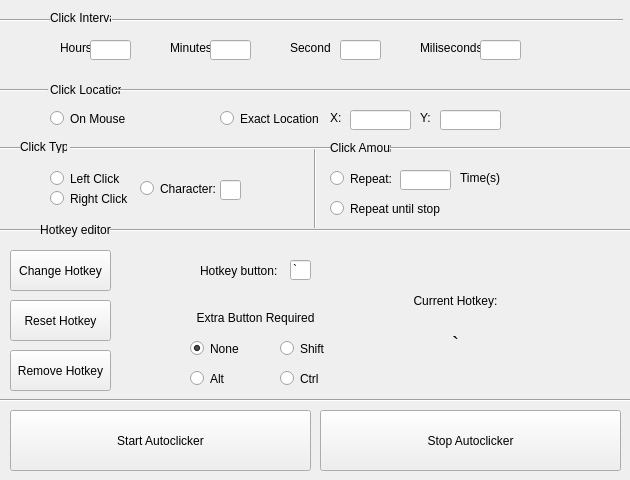
<?xml version="1.0" encoding="UTF-8"?>
<ui version="4.0">
 <class>MainWindow</class>
 <widget class="QMainWindow" name="MainWindow">
  <property name="geometry">
   <rect>
    <x>0</x>
    <y>0</y>
    <width>630</width>
    <height>480</height>
   </rect>
  </property>
  <property name="windowTitle">
   <string>MainWindow</string>
  </property>
  <widget class="QWidget" name="centralwidget">
   <widget class="Line" name="line">
    <property name="geometry">
     <rect>
      <x>0</x>
      <y>390</y>
      <width>651</width>
      <height>20</height>
     </rect>
    </property>
    <property name="orientation">
     <enum>Qt::Horizontal</enum>
    </property>
   </widget>
   <widget class="QPushButton" name="startKey">
    <property name="geometry">
     <rect>
      <x>10</x>
      <y>410</y>
      <width>301</width>
      <height>61</height>
     </rect>
    </property>
    <property name="text">
     <string>Start Autoclicker</string>
    </property>
   </widget>
   <widget class="QPushButton" name="stopKey">
    <property name="geometry">
     <rect>
      <x>320</x>
      <y>410</y>
      <width>301</width>
      <height>61</height>
     </rect>
    </property>
    <property name="text">
     <string>Stop Autoclicker</string>
    </property>
   </widget>
   <widget class="QLineEdit" name="hotkeyEnter">
    <property name="geometry">
     <rect>
      <x>290</x>
      <y>260</y>
      <width>21</width>
      <height>20</height>
     </rect>
    </property>
    <property name="text">
     <string>`</string>
    </property>
    <property name="maxLength">
     <number>1</number>
    </property>
   </widget>
   <widget class="Line" name="line_2">
    <property name="geometry">
     <rect>
      <x>110</x>
      <y>220</y>
      <width>531</width>
      <height>20</height>
     </rect>
    </property>
    <property name="orientation">
     <enum>Qt::Horizontal</enum>
    </property>
   </widget>
   <widget class="QLabel" name="menuLabel">
    <property name="geometry">
     <rect>
      <x>40</x>
      <y>220</y>
      <width>71</width>
      <height>20</height>
     </rect>
    </property>
    <property name="text">
     <string>Hotkey editor</string>
    </property>
    <property name="alignment">
     <set>Qt::AlignCenter</set>
    </property>
   </widget>
   <widget class="Line" name="line_3">
    <property name="geometry">
     <rect>
      <x>-10</x>
      <y>220</y>
      <width>51</width>
      <height>20</height>
     </rect>
    </property>
    <property name="orientation">
     <enum>Qt::Horizontal</enum>
    </property>
   </widget>
   <widget class="QPushButton" name="hotkeyChange">
    <property name="geometry">
     <rect>
      <x>10</x>
      <y>250</y>
      <width>101</width>
      <height>41</height>
     </rect>
    </property>
    <property name="text">
     <string>Change Hotkey</string>
    </property>
   </widget>
   <widget class="QPushButton" name="hotkeyReset">
    <property name="geometry">
     <rect>
      <x>10</x>
      <y>300</y>
      <width>101</width>
      <height>41</height>
     </rect>
    </property>
    <property name="text">
     <string>Reset Hotkey</string>
    </property>
   </widget>
   <widget class="QRadioButton" name="hotkeyShift">
    <property name="geometry">
     <rect>
      <x>280</x>
      <y>340</y>
      <width>82</width>
      <height>17</height>
     </rect>
    </property>
    <property name="text">
     <string>Shift</string>
    </property>
   </widget>
   <widget class="QRadioButton" name="hotkeyAlt">
    <property name="geometry">
     <rect>
      <x>190</x>
      <y>370</y>
      <width>82</width>
      <height>17</height>
     </rect>
    </property>
    <property name="text">
     <string>Alt</string>
    </property>
   </widget>
   <widget class="QRadioButton" name="hotkeyCtrl">
    <property name="geometry">
     <rect>
      <x>280</x>
      <y>370</y>
      <width>82</width>
      <height>17</height>
     </rect>
    </property>
    <property name="text">
     <string>Ctrl</string>
    </property>
   </widget>
   <widget class="QRadioButton" name="hotkeyNone">
    <property name="geometry">
     <rect>
      <x>190</x>
      <y>340</y>
      <width>82</width>
      <height>17</height>
     </rect>
    </property>
    <property name="text">
     <string>None</string>
    </property>
    <property name="checked">
     <bool>true</bool>
    </property>
   </widget>
   <widget class="QPushButton" name="hotkeyRemove">
    <property name="geometry">
     <rect>
      <x>10</x>
      <y>350</y>
      <width>101</width>
      <height>41</height>
     </rect>
    </property>
    <property name="text">
     <string>Remove Hotkey</string>
    </property>
   </widget>
   <widget class="QLabel" name="menuLabel2">
    <property name="geometry">
     <rect>
      <x>190</x>
      <y>310</y>
      <width>131</width>
      <height>16</height>
     </rect>
    </property>
    <property name="text">
     <string>Extra Button Required</string>
    </property>
    <property name="alignment">
     <set>Qt::AlignCenter</set>
    </property>
   </widget>
   <widget class="QLabel" name="menuLabel1">
    <property name="geometry">
     <rect>
      <x>200</x>
      <y>260</y>
      <width>81</width>
      <height>21</height>
     </rect>
    </property>
    <property name="text">
     <string>Hotkey button:</string>
    </property>
   </widget>
   <widget class="QLabel" name="menuLabel3">
    <property name="geometry">
     <rect>
      <x>400</x>
      <y>280</y>
      <width>111</width>
      <height>41</height>
     </rect>
    </property>
    <property name="text">
     <string>Current Hotkey:</string>
    </property>
    <property name="alignment">
     <set>Qt::AlignCenter</set>
    </property>
   </widget>
   <widget class="QLabel" name="hotkeyDisplay">
    <property name="geometry">
     <rect>
      <x>400</x>
      <y>333</y>
      <width>111</width>
      <height>20</height>
     </rect>
    </property>
    <property name="font">
     <font>
      <pointsize>16</pointsize>
     </font>
    </property>
    <property name="text">
     <string>`</string>
    </property>
    <property name="alignment">
     <set>Qt::AlignCenter</set>
    </property>
   </widget>
   <widget class="QLabel" name="menuLabel4">
    <property name="geometry">
     <rect>
      <x>20</x>
      <y>140</y>
      <width>47</width>
      <height>13</height>
     </rect>
    </property>
    <property name="text">
     <string>Click Type</string>
    </property>
   </widget>
   <widget class="Line" name="line_5">
    <property name="geometry">
     <rect>
      <x>300</x>
      <y>147</y>
      <width>31</width>
      <height>81</height>
     </rect>
    </property>
    <property name="orientation">
     <enum>Qt::Vertical</enum>
    </property>
   </widget>
   <widget class="Line" name="line_4">
    <property name="geometry">
     <rect>
      <x>70</x>
      <y>140</y>
      <width>261</width>
      <height>16</height>
     </rect>
    </property>
    <property name="orientation">
     <enum>Qt::Horizontal</enum>
    </property>
   </widget>
   <widget class="QLabel" name="label">
    <property name="geometry">
     <rect>
      <x>330</x>
      <y>140</y>
      <width>61</width>
      <height>16</height>
     </rect>
    </property>
    <property name="text">
     <string>Click Amount</string>
    </property>
   </widget>
   <widget class="Line" name="line_6">
    <property name="geometry">
     <rect>
      <x>390</x>
      <y>140</y>
      <width>241</width>
      <height>16</height>
     </rect>
    </property>
    <property name="orientation">
     <enum>Qt::Horizontal</enum>
    </property>
   </widget>
   <widget class="Line" name="line_7">
    <property name="geometry">
     <rect>
      <x>0</x>
      <y>140</y>
      <width>20</width>
      <height>16</height>
     </rect>
    </property>
    <property name="orientation">
     <enum>Qt::Horizontal</enum>
    </property>
   </widget>
   <widget class="QRadioButton" name="mouseLeft">
    <property name="geometry">
     <rect>
      <x>50</x>
      <y>170</y>
      <width>82</width>
      <height>17</height>
     </rect>
    </property>
    <property name="text">
     <string>Left Click</string>
    </property>
    <property name="checked">
     <bool>false</bool>
    </property>
    <property name="autoExclusive">
     <bool>true</bool>
    </property>
   </widget>
   <widget class="QRadioButton" name="characterChoice">
    <property name="geometry">
     <rect>
      <x>140</x>
      <y>180</y>
      <width>82</width>
      <height>17</height>
     </rect>
    </property>
    <property name="text">
     <string>Character:</string>
    </property>
   </widget>
   <widget class="QLineEdit" name="characterRepeat">
    <property name="geometry">
     <rect>
      <x>220</x>
      <y>180</y>
      <width>21</width>
      <height>20</height>
     </rect>
    </property>
    <property name="maxLength">
     <number>1</number>
    </property>
   </widget>
   <widget class="QRadioButton" name="mouseRight">
    <property name="geometry">
     <rect>
      <x>50</x>
      <y>190</y>
      <width>82</width>
      <height>17</height>
     </rect>
    </property>
    <property name="text">
     <string>Right Click</string>
    </property>
   </widget>
   <widget class="QRadioButton" name="radioButton">
    <property name="geometry">
     <rect>
      <x>330</x>
      <y>170</y>
      <width>71</width>
      <height>17</height>
     </rect>
    </property>
    <property name="text">
     <string>Repeat:</string>
    </property>
   </widget>
   <widget class="QRadioButton" name="radioButton_2">
    <property name="geometry">
     <rect>
      <x>330</x>
      <y>200</y>
      <width>111</width>
      <height>17</height>
     </rect>
    </property>
    <property name="text">
     <string>Repeat until stop</string>
    </property>
   </widget>
   <widget class="QLineEdit" name="lineEdit">
    <property name="geometry">
     <rect>
      <x>400</x>
      <y>170</y>
      <width>51</width>
      <height>20</height>
     </rect>
    </property>
   </widget>
   <widget class="QLabel" name="label_2">
    <property name="geometry">
     <rect>
      <x>460</x>
      <y>170</y>
      <width>51</width>
      <height>16</height>
     </rect>
    </property>
    <property name="text">
     <string>Time(s)</string>
    </property>
   </widget>
   <widget class="Line" name="line_8">
    <property name="geometry">
     <rect>
      <x>115</x>
      <y>80</y>
      <width>521</width>
      <height>20</height>
     </rect>
    </property>
    <property name="orientation">
     <enum>Qt::Horizontal</enum>
    </property>
   </widget>
   <widget class="QLabel" name="label_3">
    <property name="geometry">
     <rect>
      <x>50</x>
      <y>80</y>
      <width>71</width>
      <height>20</height>
     </rect>
    </property>
    <property name="text">
     <string>Click Location</string>
    </property>
   </widget>
   <widget class="Line" name="line_9">
    <property name="geometry">
     <rect>
      <x>-10</x>
      <y>80</y>
      <width>58</width>
      <height>20</height>
     </rect>
    </property>
    <property name="orientation">
     <enum>Qt::Horizontal</enum>
    </property>
   </widget>
   <widget class="QRadioButton" name="radioButton_3">
    <property name="geometry">
     <rect>
      <x>50</x>
      <y>110</y>
      <width>82</width>
      <height>17</height>
     </rect>
    </property>
    <property name="text">
     <string>On Mouse</string>
    </property>
   </widget>
   <widget class="QRadioButton" name="radioButton_4">
    <property name="geometry">
     <rect>
      <x>220</x>
      <y>110</y>
      <width>101</width>
      <height>17</height>
     </rect>
    </property>
    <property name="text">
     <string>Exact Location</string>
    </property>
   </widget>
   <widget class="QLabel" name="label_4">
    <property name="geometry">
     <rect>
      <x>330</x>
      <y>110</y>
      <width>16</width>
      <height>16</height>
     </rect>
    </property>
    <property name="text">
     <string>X:</string>
    </property>
   </widget>
   <widget class="QLabel" name="label_5">
    <property name="geometry">
     <rect>
      <x>420</x>
      <y>110</y>
      <width>21</width>
      <height>16</height>
     </rect>
    </property>
    <property name="text">
     <string>Y: </string>
    </property>
   </widget>
   <widget class="QLineEdit" name="lineEdit_2">
    <property name="geometry">
     <rect>
      <x>350</x>
      <y>110</y>
      <width>61</width>
      <height>20</height>
     </rect>
    </property>
   </widget>
   <widget class="QLineEdit" name="lineEdit_3">
    <property name="geometry">
     <rect>
      <x>440</x>
      <y>110</y>
      <width>61</width>
      <height>20</height>
     </rect>
    </property>
   </widget>
   <widget class="Line" name="line_10">
    <property name="geometry">
     <rect>
      <x>112</x>
      <y>10</y>
      <width>511</width>
      <height>20</height>
     </rect>
    </property>
    <property name="orientation">
     <enum>Qt::Horizontal</enum>
    </property>
   </widget>
   <widget class="QLabel" name="label_6">
    <property name="geometry">
     <rect>
      <x>50</x>
      <y>10</y>
      <width>61</width>
      <height>16</height>
     </rect>
    </property>
    <property name="text">
     <string>Click Interval</string>
    </property>
   </widget>
   <widget class="Line" name="line_11">
    <property name="geometry">
     <rect>
      <x>-10</x>
      <y>10</y>
      <width>60</width>
      <height>20</height>
     </rect>
    </property>
    <property name="orientation">
     <enum>Qt::Horizontal</enum>
    </property>
   </widget>
   <widget class="QLabel" name="label_7">
    <property name="geometry">
     <rect>
      <x>60</x>
      <y>40</y>
      <width>31</width>
      <height>16</height>
     </rect>
    </property>
    <property name="text">
     <string>Hours</string>
    </property>
   </widget>
   <widget class="QLabel" name="label_8">
    <property name="geometry">
     <rect>
      <x>170</x>
      <y>40</y>
      <width>41</width>
      <height>16</height>
     </rect>
    </property>
    <property name="text">
     <string>Minutes</string>
    </property>
   </widget>
   <widget class="QLabel" name="label_9">
    <property name="geometry">
     <rect>
      <x>290</x>
      <y>40</y>
      <width>41</width>
      <height>16</height>
     </rect>
    </property>
    <property name="text">
     <string>Seconds</string>
    </property>
   </widget>
   <widget class="QLabel" name="label_10">
    <property name="geometry">
     <rect>
      <x>420</x>
      <y>40</y>
      <width>61</width>
      <height>16</height>
     </rect>
    </property>
    <property name="text">
     <string>Miliseconds</string>
    </property>
   </widget>
   <widget class="QLineEdit" name="lineEdit_4">
    <property name="geometry">
     <rect>
      <x>90</x>
      <y>40</y>
      <width>41</width>
      <height>20</height>
     </rect>
    </property>
   </widget>
   <widget class="QLineEdit" name="lineEdit_5">
    <property name="geometry">
     <rect>
      <x>210</x>
      <y>40</y>
      <width>41</width>
      <height>20</height>
     </rect>
    </property>
   </widget>
   <widget class="QLineEdit" name="lineEdit_6">
    <property name="geometry">
     <rect>
      <x>340</x>
      <y>40</y>
      <width>41</width>
      <height>20</height>
     </rect>
    </property>
   </widget>
   <widget class="QLineEdit" name="lineEdit_7">
    <property name="geometry">
     <rect>
      <x>480</x>
      <y>40</y>
      <width>41</width>
      <height>20</height>
     </rect>
    </property>
   </widget>
   <zorder>line</zorder>
   <zorder>startKey</zorder>
   <zorder>stopKey</zorder>
   <zorder>hotkeyEnter</zorder>
   <zorder>line_2</zorder>
   <zorder>menuLabel</zorder>
   <zorder>line_3</zorder>
   <zorder>hotkeyChange</zorder>
   <zorder>hotkeyReset</zorder>
   <zorder>hotkeyShift</zorder>
   <zorder>hotkeyAlt</zorder>
   <zorder>hotkeyCtrl</zorder>
   <zorder>hotkeyNone</zorder>
   <zorder>hotkeyRemove</zorder>
   <zorder>menuLabel2</zorder>
   <zorder>menuLabel1</zorder>
   <zorder>menuLabel3</zorder>
   <zorder>hotkeyDisplay</zorder>
   <zorder>menuLabel4</zorder>
   <zorder>line_5</zorder>
   <zorder>line_4</zorder>
   <zorder>label</zorder>
   <zorder>line_6</zorder>
   <zorder>line_7</zorder>
   <zorder>mouseLeft</zorder>
   <zorder>characterChoice</zorder>
   <zorder>characterRepeat</zorder>
   <zorder>mouseRight</zorder>
   <zorder>radioButton</zorder>
   <zorder>radioButton_2</zorder>
   <zorder>lineEdit</zorder>
   <zorder>label_2</zorder>
   <zorder>label_3</zorder>
   <zorder>line_8</zorder>
   <zorder>line_9</zorder>
   <zorder>radioButton_3</zorder>
   <zorder>radioButton_4</zorder>
   <zorder>label_4</zorder>
   <zorder>label_5</zorder>
   <zorder>lineEdit_2</zorder>
   <zorder>lineEdit_3</zorder>
   <zorder>line_10</zorder>
   <zorder>label_6</zorder>
   <zorder>line_11</zorder>
   <zorder>label_7</zorder>
   <zorder>label_8</zorder>
   <zorder>label_9</zorder>
   <zorder>label_10</zorder>
   <zorder>lineEdit_4</zorder>
   <zorder>lineEdit_5</zorder>
   <zorder>lineEdit_6</zorder>
   <zorder>lineEdit_7</zorder>
  </widget>
 </widget>
 <resources/>
 <connections/>
</ui>
